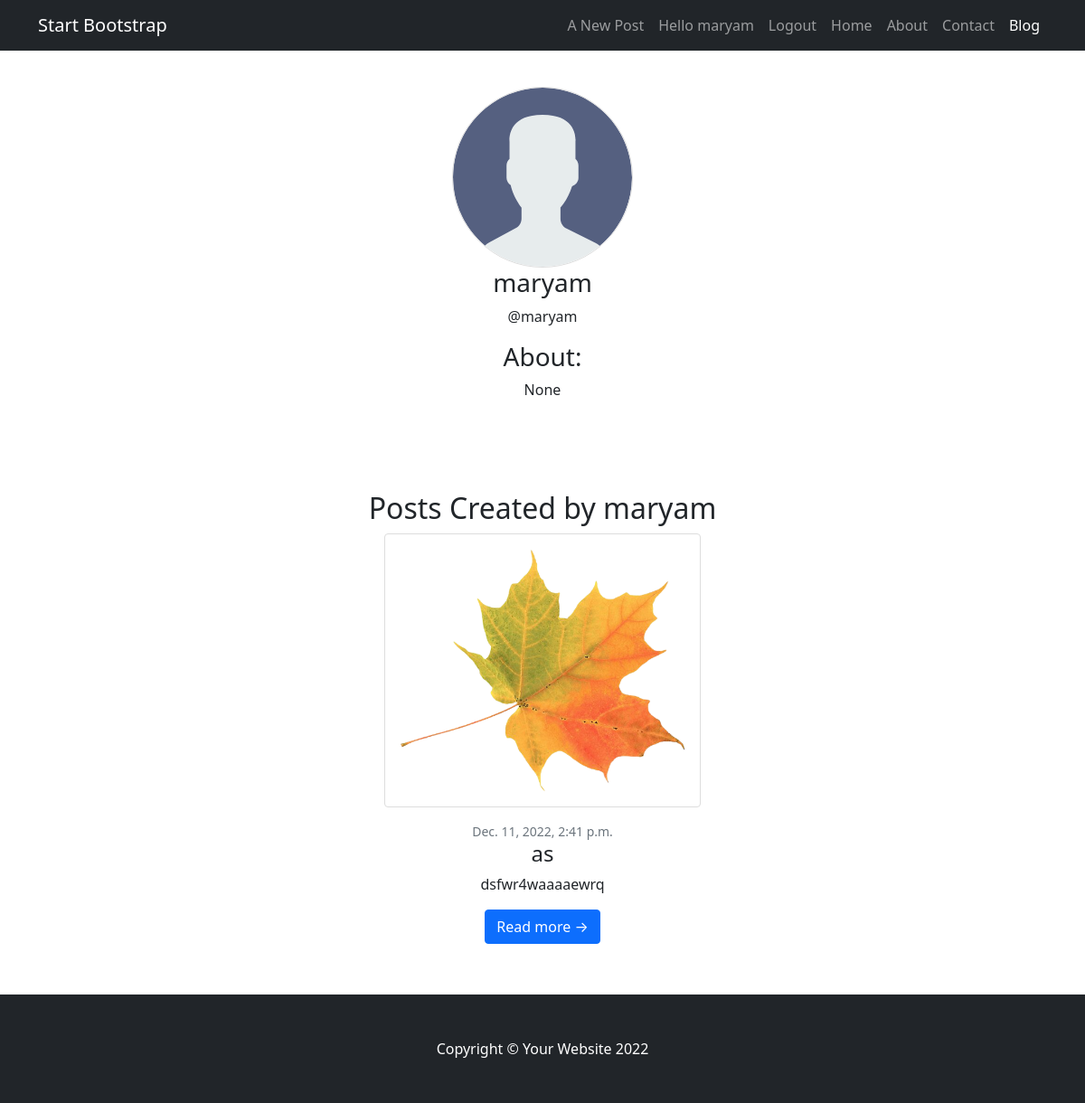
The page /profile/1 on the database as committed earlier.
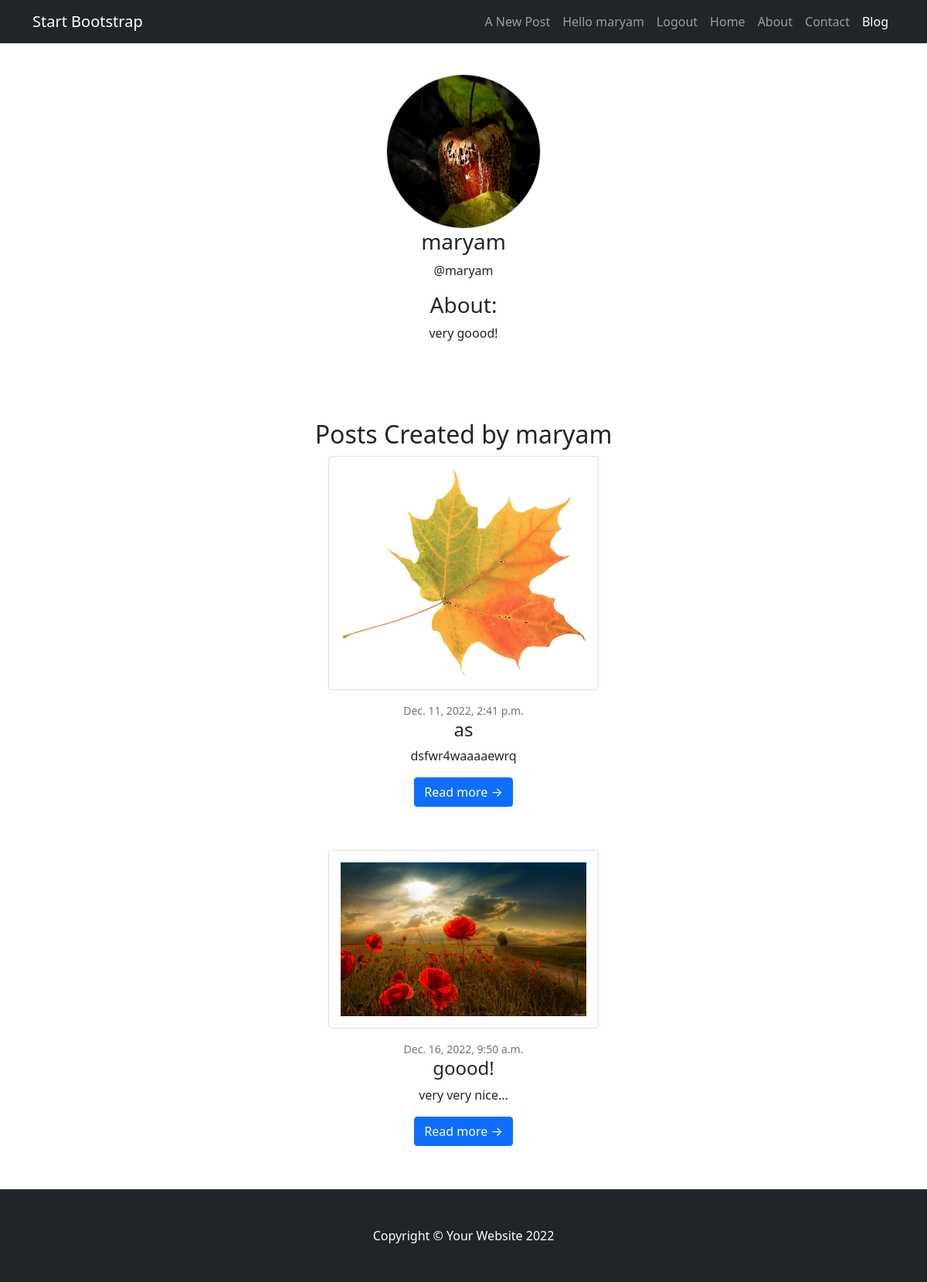
The same page on the database as committed later.
### blog/models.py (models this page shows, shortened)
class User(AbstractBaseUser):
    email = models.EmailField(verbose_name='Email Address', unique=True)
    username = models.CharField(max_length=100, unique=True)
    name = models.CharField(max_length=100, null=True, blank=True)
    bio = models.TextField(null=True)
    avatar = models.FileField(null=True, default="avatar.svg", validators=[FileExtensionValidator(['png', 'svg', 'jpg'])])
    date_joined = models.DateTimeField(verbose_name='date joined', auto_now_add=True)
    last_login = models.DateTimeField(verbose_name='last login', auto_now=True)
    is_admin = models.BooleanField(default=False)
    is_active = models.BooleanField(default=True)
    is_staff = models.BooleanField(default=False)
    is_superuser = models.BooleanField(default=False)
    USERNAME_FIELD = 'email'
    REQUIRED_FIELDS = ['username', ]
    objects = CustomUserManager()

class Post(models.Model):
    topic = models.CharField(max_length=100, null=True, blank=True)
    title = models.CharField(max_length=100)
    text = models.TextField(null=True, blank=True)
    picture = models.ImageField(blank=True, null=True, upload_to="media")
    date_created = models.DateTimeField(auto_now=True)
    date_updated = models.DateTimeField(auto_now_add=True)
    writer = models.ForeignKey(User, on_delete=models.CASCADE)
    slug = models.SlugField()
    objects = PostManager()

### blog/views.py (the view)
# urls.py: path('profile/<str:pk>', views.userprofile, name='user-profile'),
def userprofile(request,  pk):
	user = User.objects.get(id=pk)
	posts = user.post_set.all()
	context = {'user':user, 'posts':posts}
	return render(request, 'blog/profile.html', context)

### blog/models.py (called while the page is built)
    def get_queryset(self):
        return PostQuerySet(self.model, using=self._db)

### templates/blog/profile.html (shortened to what this page needs)
{% extends 'base.html' %}
{% block content %}
<main class="profile-page layout layout--3">
  <div class="container" >
      <div class="profile" style="margin-bottom: 100px; margin-top: 40px">
        <div>
          <img src="{{user.avatar.url}}" class="image" />
        </div>
        <div class="profile__info">
          <h3>{{user.username}}</h3>
          <p>@{{user.username}}</p>
        </div>
        <div class="profile__about">
          <h3>About:</h3>
          <p>
            {{user.bio}}
          </p>
        </div>
      </div>
      <div>
        <div>
          <h2>Posts Created by {{user.username}}</a>
          </h2>
        </div>
        <div class="card-mb-4">
          {% for post in posts %}
              <a href="{% url 'blog:detail' post.slug %}"><img class="card-img-top" src="{{ post.picture.url }}" alt="..." /></a>
              <div class="card-body" style="margin-bottom: 40px">
                <div class="small text-muted">{{post.date_created}}</div>
                <h2 class="card-title h4">{{post.title}}</h2>
                <p class="card-text">{{post.text}}</p>
                <a class="btn btn-primary" href="{% url 'blog:detail' post.slug %}">Read more →</a>
              </div>
          {% endfor %}
        </div>
      </div>
    </div>
</main>
{% endblock content %}

### templates/base.html (shortened to what this page needs)
{% load static %}
<!DOCTYPE html>
<html lang="en">
    <head>
        <link href='{% static "css/styles.css" %}' rel="stylesheet" />
    </head>
    <body>
        <nav class="navbar navbar-expand-lg navbar-dark bg-dark">
            <div class="container">
                <a class="navbar-brand" href="{% url 'blog:home' 1 %}">Start Bootstrap</a>
                <div class="collapse navbar-collapse" id="navbarSupportedContent">
                    <ul class="navbar-nav ms-auto mb-2 mb-lg-0">
                    {% if user.is_authenticated %}
                        <li class="nav-item"><a class="nav-link" href='{% url "blog:create" %}'>A New Post</a></li>
                        <li class="nav-item"><a class="nav-link" href='{% url "blog:user-profile" user.id %}'>Hello {{user.username}}</a></li>
                        <li class="nav-item"><a class="nav-link" href="accounts/logout">Logout</a></li>
                    {% else %}
                        <li class="nav-item">
                        <a class="nav-link" href="accounts/login">Login</a>
                        </li>
                    {% endif %}
                        <li class="nav-item"><a class="nav-link" href="#">Home</a></li>
                        <li class="nav-item"><a class="nav-link" href="#!">About</a></li>
                        <li class="nav-item"><a class="nav-link" href="#!">Contact</a></li>
                        <li class="nav-item"><a class="nav-link active" aria-current="page" href="#">Blog</a></li>
                    </ul>
                </div>
            </div>
        </nav>
        {% block content %}
        {% endblock content %}
    <footer class="py-5 bg-dark">
        <div class="container"><p class="m-0 text-center text-white">Copyright &copy; Your Website 2022</p></div>
    </footer>
    </body>
</html>

Rows that differ between the two databases and show on the page:
changed User "maryam": avatar: picture added in place of a placeholder; bio "None" → "very goood!"
added Post: picture (picture), date_created "Dec. 16, 2022, 9:50 a.m.", title "goood!", text "very very nice..."
